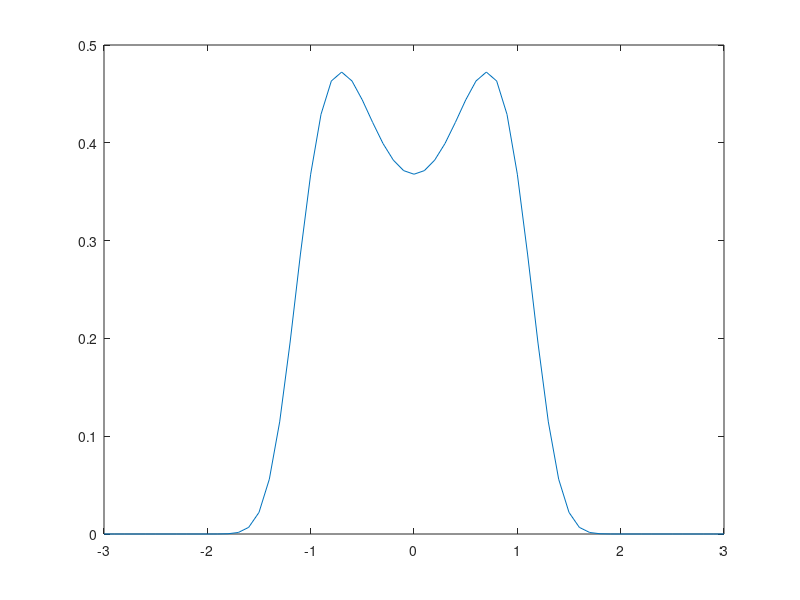

MATLAB code to generate this figure:

%%%%%%%%%%%%%%%%%%%%%%%%%%%%%%%%%1.10%%%%%%%%%%%%%%%%%%%%%%%%%%%%%%%%%%%%%%
% A manual Taylor Series expansion using matlab
% Matlab is a terrible programming language. Python is better in every regard

x = -1:.1:1;

freal = x.*exp(x);

% finding the first few taylor coefficients (at x=0)
% original  x*exp(x)     --> 0
% 1st deriv exp(x)*(x+1) --> 1
% 2nd deriv exp(x)*(x+2) --> 2
% 3rd deriv exp(x)*(x+3) --> 3
% A clear pattern emerges

ftaylor1 = x;
ftaylor2 = x + x.^2;
ftaylor3 = ftaylor2 + (x.^3)/2;
ftaylor4 = ftaylor3 + (x.^4)/6;


plot(x,freal,'k-',x,ftaylor1,'b-o',x,ftaylor2,'r-o',x,ftaylor3,'g-o')
xlabel('x')
ylabel('f(x)')




%%%%%%%%%%%%%%%%%%%%%%%%%%%%%%%%%1.11%%%%%%%%%%%%%%%%%%%%%%%%%%%%%%%%%%%%%%



% Use built in fzero to determine the roots of an dquation
% Matlab only survives through the niche it exploits in universities

x = 0:.1:10;

func = @(x) (50./x).*(1-exp((-9/5).*x)) - 10;

plot(x,func(x),x,zeros(length(x)))
% We plot with a line on 0 to see crossing to see it's around 5
fzero(func,5) % returns 4.9994





%%%%%%%%%%%%%%%%%%%%%%%%%%%%%%%%1.12%%%%%%%%%%%%%%%%%%%%%%%%%%%%%%%%%%%%%%%



% Plotting a meshgrid, examining contours and finding function height values
% which aren't zero, but using the fzero() function
% My favorite linux command used to be "grep"
% but now it's "rm -rf matlabroot"

x = -3:.1:3;
y = -3:.1:3;

[X,Y] = meshgrid(x,y);

%func = @(x,y) x.*exp(-1*(x-(y.^2)).^2 + y.^2)

func = X.*exp(-1*((X-(Y.^2)).^2 + Y.^2));

%See countours on z
z = -.2:.1:.3;
contour(X,Y,func,z)

% see countours on z=.2
contour(X,Y,func,z) % None to be seen

% see along the cross section x=1
% to accomplish this, I can reqrite func changing x to 1
% this plot (as far as I know) doesn't need a meshgrid as it's a 2D slice
func1 = exp(-1*((1-(y.^2)).^2 + y.^2));
plot(y,func1)

% use fzero() to find the value of y s.t. f(x=1,y) = .2
% from the previous cross section, this looks like it's -1 and +1
% can take the function and subtract .2 then find fzero of that
% g = func1 - .2
g = @(y) exp(-1*((1.-(y.^2)).^2 + y.^2)) - .2;
fzero(g,-1) %-1.1946
fzero(g,1) %1.1946

% I feel sorry for people who's first "programming language" is Matlab
% It's tantamount to being robbed of your first kiss
